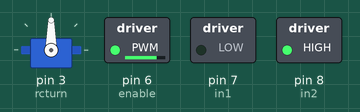
This sketch was run on a simulated Arduino Uno, built with avr-gcc and run on an emulated ATmega328P. On the bench: servo, switched loads named in the sketch (green lamp = pin HIGH).

Above: at 0.05 s.
At 1.05 s:
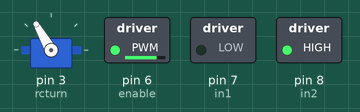
At 2.0 s:
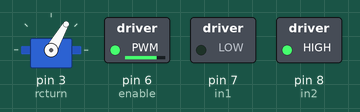
At 3.0 s:
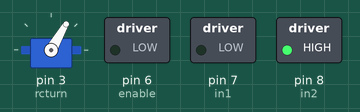
At 4.0 s:
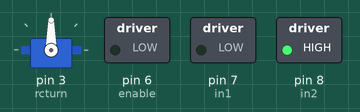
Timing chart, 0 to 5.8 s (numbered marks = the images above):
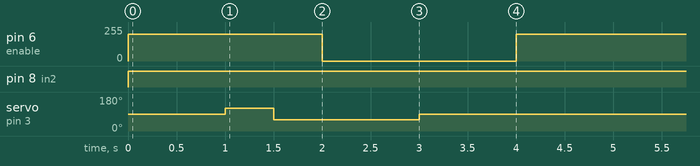

Measured:
- by itself, pin 6 (enable): repeats every 5.0 s: 0/255 2.0 s, 200/255 3.0 s
- by itself, pin 8 (in2): LOW → HIGH at 0.00 s
- by itself, servo on pin 3 (rcturn): repeats every 5.0 s: 60° 1.5 s, 90° 3.0 s, 120° 0.50 s

The sketch:

motorZigZagControl.ino
```cpp
#include <Servo.h>

#define enable 6
#define in1 7
#define in2 8

Servo rcturn;

void setup() {

  pinMode(enable, OUTPUT);
  pinMode(in1, OUTPUT);
  pinMode(in2, OUTPUT);

  rcturn.attach(3);   // Initializing servo
  rcturn.write(90);   //Centering servo for wheels to be straight

}

void loop() {

  digitalWrite(in1, LOW);    //Go FOWARD for 1 second
  digitalWrite(in2, HIGH);
  analogWrite(enable,200);
  delay(1000);

 rcturn.write(120);   //Turn while in motion
 delay(500);

 rcturn.write(60);    //Turn again
 delay(500);


 analogWrite(enable,0);   //STOP and STRAIGHTEN
 delay(1000);
 rcturn.write(90);
 delay(1000);

 analogWrite(enable, 200);
 delay(1000);

 analogWrite(enable,0);

}
```
